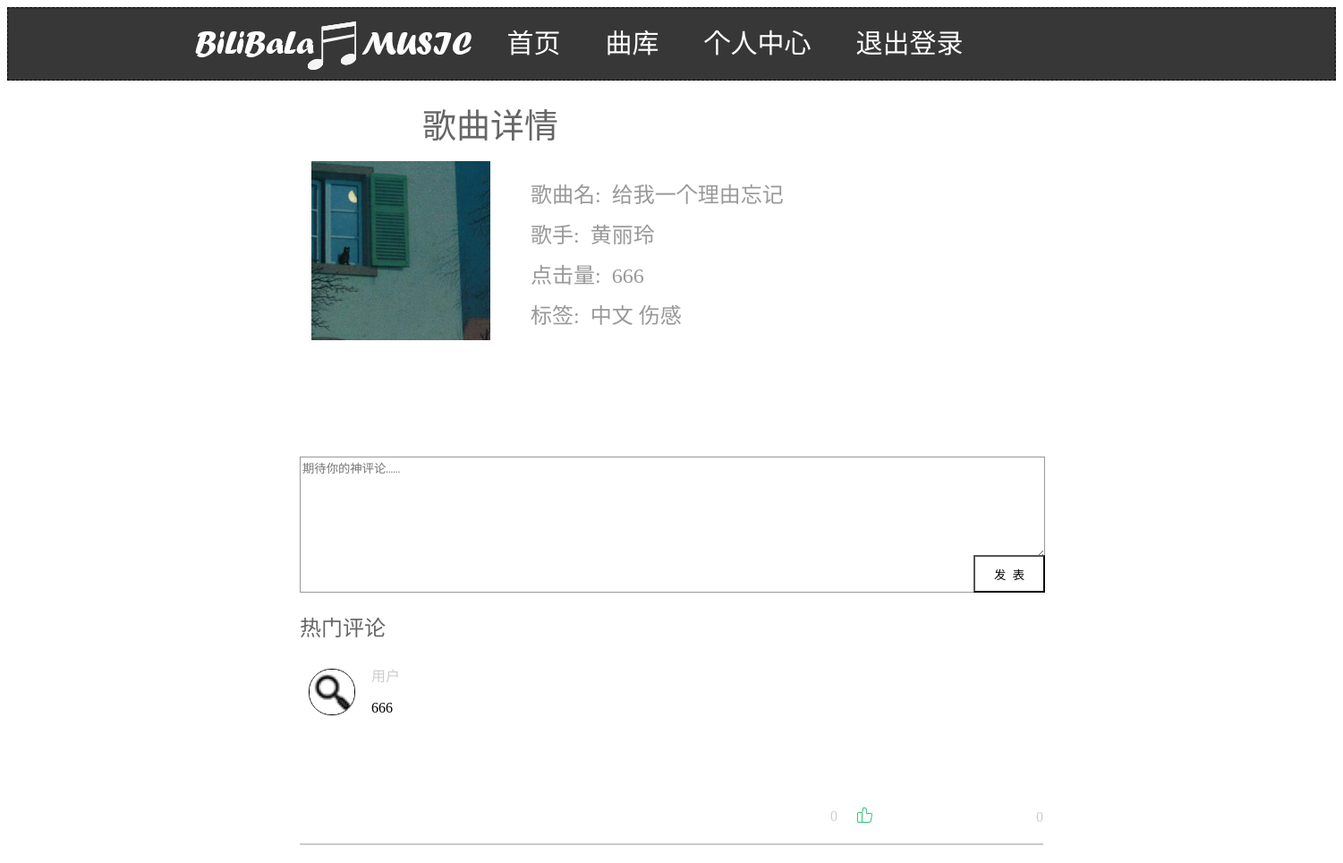
The page /user/songDetail.php?songNo=1 on the database its author committed.
### tables this page shows
CREATE TABLE IF NOT EXISTS `song` (
  `songNo` int(10) NOT NULL,
  `songName` char(16) NOT NULL,
  `singer` char(16) NOT NULL,
  `hits` int(100) NOT NULL,
  `vip` int(4) NOT NULL DEFAULT '0' COMMENT 'vip为1',
  `language` char(12) DEFAULT NULL,
  `mood` char(12) DEFAULT NULL,
  `style` char(12) DEFAULT NULL,
  PRIMARY KEY (`songNo`)
);

CREATE TABLE IF NOT EXISTS `comment` (
  `commentNo` int(10) NOT NULL AUTO_INCREMENT,
  `user_id` int(8) NOT NULL,
  `userName` char(12) NOT NULL,
  `songNo` int(10) NOT NULL,
  `content` text NOT NULL,
  `commentTime` varchar(50) NOT NULL,
  PRIMARY KEY (`commentNo`)
);

### user/songDetail.php (the view, shortened to what this page needs)
<!DOCTYPE html PUBLIC "-//W3C//DTD XHTML 1.0 Transitional//EN" "http://www.w3.org/TR/xhtml1/DTD/xhtml1-transitional.dtd">
<html xmlns="http://www.w3.org/1999/xhtml">
<head>
</head>
<body>
<div id="navigation">
	<div id="header">
	<ul>
		<li><a href='home.php'>首页</a></li>
        <li><a href='song.php'>曲库</a></li>
        <li><a href='showMyInformation.php'>个人中心</a></li>
        <li><a href='exit.php'>退出登录</a></li>
    </ul>
    </div>
</div>
<?php
$serverlink=mysqli_connect('localhost','root','')or die("数据库连接失败");
mysqli_set_charset($serverlink,"utf8");
?>
<div id="detail">
	<p>歌曲详情</p>
    <?php
		$songNo=@$_GET['songNo'];
		$sql="select * from song where songNo=$songNo";
		$query=mysqli_query($serverlink,$sql);
		while($row=mysqli_fetch_array($query)){
			list($a,$b,$c,$d,$e,$f,$g,$h)=$row;
			echo "<img src='../pic/S$songNo.jpg' width='200px' height='200px'>";
			echo "<ul>
			<li>歌曲名:&nbsp&nbsp$b</li>
			<li>歌手:&nbsp&nbsp$c</li>
			<li>点击量:&nbsp&nbsp$d</li>
			<li>标签:&nbsp&nbsp$f $g $h</li>
			</ul>";
		}
	?>
</div>
<div id="comment">
	<form method="post" action="comment.php?sn=<?php echo $_GET['songNo']?>">
		<textarea autofocus="autofocus" placeholder="期待你的神评论……" name="content"></textarea>
        <input type="submit" value="发  表" />
    </form>
	<div id="title">热门评论</div>
	<?php
		$sel=" select a.*,count(b.songNo) from comment a,likecomment b where a.songNo=b.songNo and a.songNo='$_GET[songNo]' and a.commentNo=b.commentNo group by commentNo order by count(b.songNo) desc";
		$res=mysqli_query($serverlink,$sel);
		while($row=mysqli_fetch_row($res)){
			$sel2="select * from likecomment where user_id='$_SESSION[user_id]' and songNo='$_GET[songNo]' and commentNo='$row[0]'";
			$res2=mysqli_query($serverlink,$sel2);
			?>
          <div class="othcomment">
          	<img src="../pic/<?php echo $row[1]?>.png" id="image" />
            <div class="uname"><div id="tag">用户</div><div class="name"><?php echo $row[2]?></div></div>
            <div class="content"><?php echo $row[4]?></div>
            <div class="time"><?php echo $row[5]?></div>
            <a class="<?php if(mysqli_num_rows($res2)!=1)echo 'like';else echo 'notlike'?>" href="javascript:;" onclick=" if(<?php echo mysqli_num_rows($res2)==1?>)href='like.php?cn=<?php echo $row[0]?>&s=<?php echo $_GET['songNo']?>';"></a>
            <span id="likenum"><?php echo $row[6]-1?></span>
          </div>
            <?php
		}
	?>
</div>
</body>
</html>

### user/songDetail.php (style rules this page uses)
#navigation { height: 80px; border: 1px dashed #000; background-color: #373737; }
#navigation #header { height: 80px; width: 1100px; margin-right: auto; margin-left: auto; background-image: url(../pic/logo.jpg); background-repeat: no-repeat; background-position: left; }
#navigation ul { padding: 0px; width: 1100px; background-image: url(../pic/logo.jpg); margin-top: 0px; margin-right: 0px; margin-bottom: 0px; margin-left: 341px; }
#navigation ul li { list-style-type: none; float: left; font-family: "微软雅黑"; font-size: 30px; line-height: 80px; color: #FFF; display: block; }
#navigation ul li a { color: #FFF; text-decoration: none; padding-right: 25px; padding-left: 25px; }
#detail { width: 600px; padding: 0px; margin-top: 20px; height: 400px; margin-left: 340px; }
#detail img { float: left; margin-right: 45px; }
#detail p { font-size: 38px; color: #666; text-align: center; margin-top: 0px; margin-right: 0px; margin-bottom: 10px; margin-left: 0px; padding: 0px; display: block; width: 400px; height: 60px; }
#detail ul { padding: 0px; float: left; height: 200px; }
#detail ul li { color: #999; list-style-type: none; font-size: 24px; line-height: 45px; }
textarea { border-top-width: 0px; border-right-width: 0px; border-bottom-width: 0px; border-left-width: 0px; border-top-style: solid; border-right-style: solid; border-bottom-style: solid; border-left-style: solid; width: 827px; height: 108px; }
form { border: 1px solid rgba(153,153,153,1); width: 831px; position: relative; height: 150px; }
form input { position: absolute; left: 752px; bottom: -1px; height: 42px; width: 80px; text-align: center; background-color: rgba(255,255,255,1); }
.othcomment { height: 200px; width: 831px; position: relative; border-bottom-width: 2px; border-bottom-style: solid; border-bottom-color: rgba(204,204,204,1); margin-top: 20px; margin-bottom: 20px; }
#comment { margin-right: auto; margin-left: auto; width: 831px; }
#comment #title { height: 40px; margin-top: 20px; font-size: 24px; color: rgba(102,102,102,1); margin-bottom: 20px; }
#comment .othcomment #image { height: 50px; width: 50px; border-radius: 25px; position: absolute; left: 10px; top: 5px; border: 1px solid rgba(0,0,0,1); }
#comment .othcomment #tag { color: rgba(204,204,204,1); float: left; }
.othcomment .uname { position: absolute; left: 80px; top: 0px; }
.othcomment .content { position: absolute; left: 80px; top: 40px; }
#comment .othcomment .like { background-image: url(../pic/comment.png); background-position: 0px -24px; display: block; height: 18px; width: 18px; position: absolute; right: 190px; bottom: 23px; }
.othcomment .time { position: absolute; right: 0px; bottom: 20px; color: rgba(204,204,204,1); }
#comment .othcomment #likenum { position: absolute; right: 230px; bottom: 21px; color: rgba(204,204,204,1); }

### rows shown on the page
song: songName "给我一个理由忘记", singer "黄丽玲", hits "666", language "中文", mood "伤感"
comment: content "666", commentTime "0", row "0"
